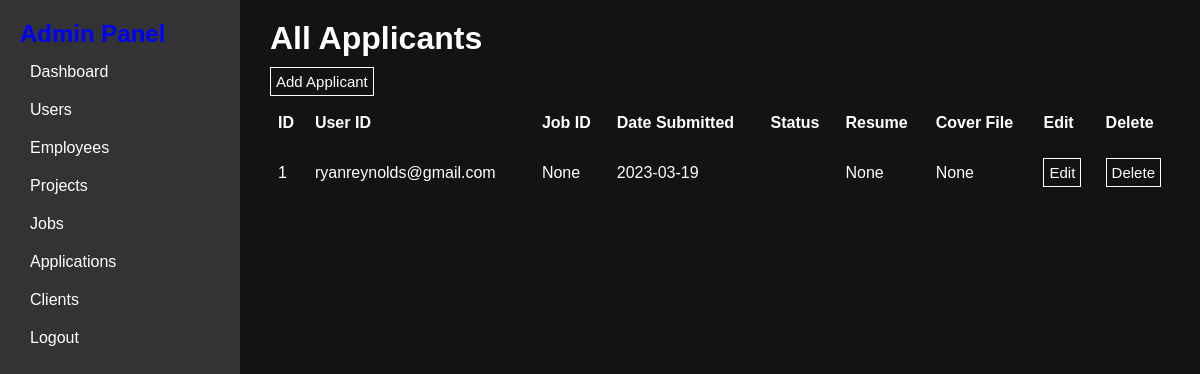
/showApplicants, run on an earlier commit of the app's database.
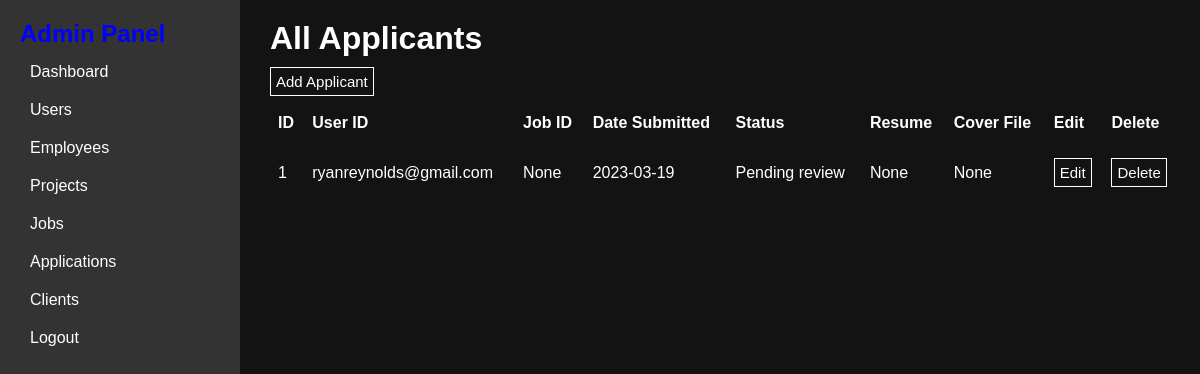
And on a later commit of the database.
### mainApp/models.py (models this page shows)
class Applicant(db.Model):
    id = db.Column(db.Integer, primary_key=True, nullable=False, autoincrement=True)
    user_id = db.Column(db.Integer, db.ForeignKey('user.id'))
    job_id = db.Column(db.Integer, db.ForeignKey('job.id'))
    date_submitted = db.Column(db.Date, default=datetime.date.today())
    status = db.Column(db.String(100), default="Pending Review")
    resume = db.Column(db.String(100), nullable=False)
    cover_file = db.Column(db.String(100), nullable=False)

### mainApp/auth.py (the view)
@auth.route('/showApplicants')
def showApplicants():
    applicants = Applicant.query.all()
    users = User.query.all()
    return render_template('admin/showApplicants.html', users=users, applicants=applicants)

### mainApp/templates/admin/showApplicants.html (shortened to what this page needs)
{% extends 'base.html' %}
{% block body %}
    {% include 'sidebar.html' %}
	<div class="main-content">
    <h1>All Applicants</h1>
		<button>Add Applicant</button>
    <table>
      <thead>
        <tr>
          <th>ID</th>
          <th>User ID</th>
          <th>Job ID</th>
          <th>Date Submitted</th>
          <th>Status</th>
          <th>Resume</th>
          <th>Cover File</th>
		  <th>Edit</th>
		  <th>Delete</th>
        </tr>
      </thead>
      <tbody>
        {% for applicant in applicants %}
        <tr>
          <td>{{ applicant.id }}</td>
          <td>{{ users[applicant.user_id - 1].email }}</td>
          <td>{{ applicant.job_id }}</td>
          <td>{{ applicant.date_submitted }}</td>
          <td>{{ applicant.status }}</td>
          <td>{{ applicant.resume }}</td>
          <td>{{ applicant.cover_file }}</td>
          <td><a href="{{url_for('auth.editApplicant',id=applicant.id)}}"><button>Edit</button></a></td>
		  <td><button>Delete</button></td>
        </tr>
        {% endfor %}
      </tbody>
    </table>
	</div>
{% endblock %}

What changed in the data, as far as the page shows it:
changed Applicant "None": status (not shown) → "Pending review"
